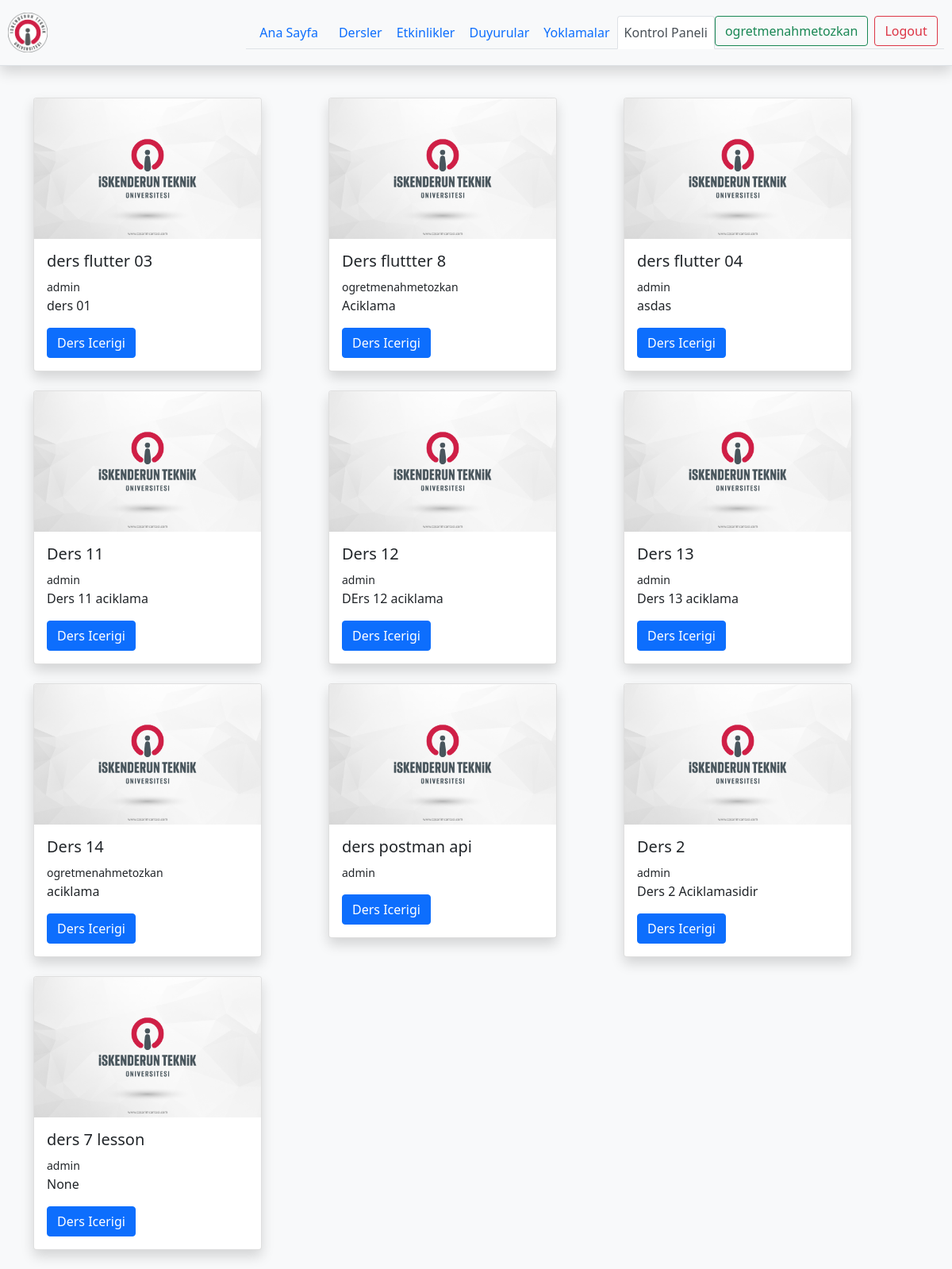
Before: /accounts/dashboard/ (signed in) with the older database file.
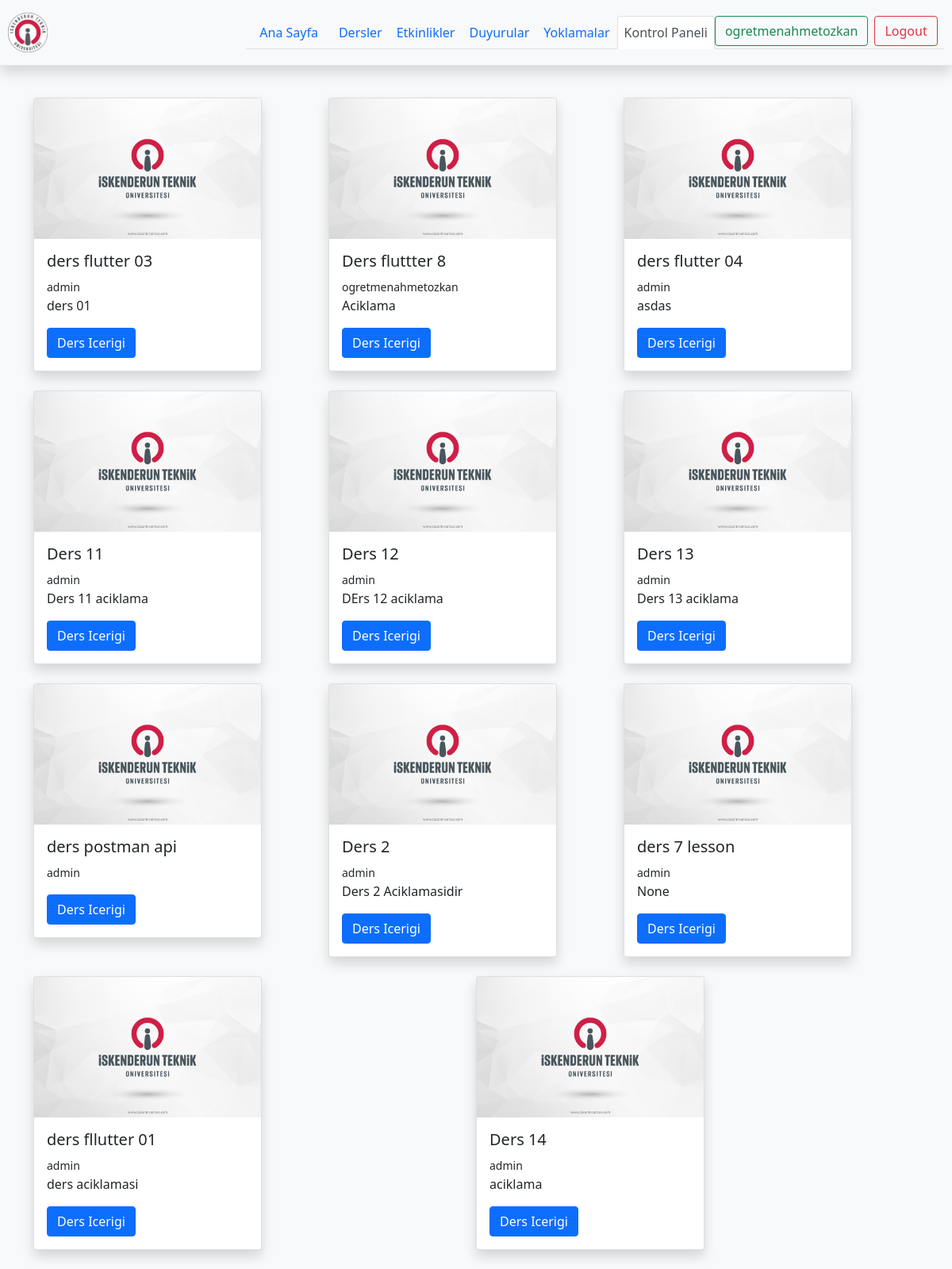
After: the same page with the newer database file.
### lessons/models.py (models this page shows, shortened)
class Lesson(models.Model):
    teacher = models.ForeignKey(User, null=True,on_delete=models.CASCADE)
    name = models.CharField(max_length=128,unique=True)
    image  = models.ImageField(upload_to="lessons/%Y/%m/%d/",default = "lessons/default_lesson_image.png")
    description = models.TextField(blank=True,null=True)
    students = models.ManyToManyField(User, blank=True,related_name='lesson_joined')
    date = models.DateTimeField(auto_now=True)
    avaliable = models.BooleanField(default =True)

### accounts/views.py (the view)
# urls.py: path("dashboard/",views.user_dashboard,name = 'dashboard'),
@login_required(login_url='login')
def user_dashboard(request):
    current_user =request.user
    lessons = current_user.lesson_joined.all()
    context = {
        'lessons':lessons
    }
    return render(request,'dashboard.html',context)

### templates/dashboard.html (shortened to what this page needs)
{% extends "base.html" %}
{% load static %}
{% block body %}
<div class="container">
    <div class="row">
    {% if lessons %}
      <div class="row align-items-start">
          {% for lesson  in lessons %}
          <div class="col-sm mb-4 ">
          <div  class="card shadow" style="width: 18rem;">
            <img class="card-img-top" src="{{lesson.image.url}}" alt="Card image cap">
            <div  class="card-body ">
              <h5 class="card-title">{{lesson.name}} </h5>
              <span><small>{{lesson.teacher}}</small></span>
              <p class="card-text">{{ lesson.description | truncatechars:25}}</p>
              <a href="{% url 'lesson_detail' lesson.id %}" class="btn btn-primary">Ders Icerigi</a>
            </div>
          </div>
        </div>
          {% endfor %}
      </div>
    </div>
    {% else %}
    <div class="alert alert-warning text-center">
      Herhangi kayitli bir ders bulunmuyor
     </div>
    {% endif %}
{% endblock body %}

### templates/base.html (shortened to what this page needs)
<!DOCTYPE html>
{% load static %}
<html lang="en">
<head>
<link href="https://cdn.jsdelivr.net/npm/bootstrap@5.1.3/dist/css/bootstrap.min.css" rel="stylesheet">
 <link href="https://stackpath.bootstrapcdn.com/font-awesome/4.7.0/css/font-awesome.min.css" rel="stylesheet">
<link rel="stylesheet" href="https://cdnjs.cloudflare.com/ajax/libs/tempusdominus-bootstrap-4/5.1.2/css/tempusdominus-bootstrap-4.min.css" />
</head>
<body class="bg-light">
          {% include "includes/navbar-base.html" %}
     <div style="margin-top :40px;" class="">
        {% block body %}
        {% endblock body %}
</div>
</body>
</html>

### templates/includes/navbar-base.html (shortened to what this page needs)
{% load static %}
    <header class="%100 % bg-light shadow d-flex flex-wrap align-items-center justify-content-center py-3 mb-4 border-bottom">
      <a href="{% url 'index'%}" class="d-flex align-items-center col-md-3 mb-2 mb-md-0 text-dark text-decoration-none">
        <img width="50" height="50"src={%  static 'images/iste_arma.png' %} alt="">
      </a>
      <ul class="nav nav-tabs col-12 col-md-auto mb-2 justify-content-center mb-md-0">
        <li class="nav-item  "><a href="{% url 'index' %}" class="nav-link   {% if '/' == request.path %}  active link-secondary   {% endif %}">Ana Sayfa</a></li>
        <li><a href="{% url 'lessons' %}" class="nav-link px-2 {% if 'lessons' in request.path %}  active link-secondary  {% endif %} ">Dersler</a></li>
        <li><a href="{% url 'events' %}" class="nav-link px-2 {% if 'events' in request.path %} active link-secondary   {% endif %}">Etkinlikler</a></li>
 {% if request.user.is_authenticated %}
 <li><a href="{% url 'announcements' %}" class="nav-link px-2 {% if 'announcements' in request.path %} active link-secondary   {% endif %}">Duyurular</a></li>
 <li><a href="{% url 'attendances' %}" class="nav-link px-2 {% if 'attendances' in request.path %} active link-secondary   {% endif %}">Yoklamalar</a></li>
      <li class="nav-item active">
   <a class="nav-link  px-2  {% if 'dashboard' in request.path %}  active link-secondary  {% endif %} " href="{% url 'dashboard' %}">Kontrol Paneli</a>
  </li>
  <li class="nav-item active">
       <a class="btn btn-outline-success me-2" href="">{{request.user.username}}</a>
</li>
       <li class="nav-item active ">
   <a href="{% url 'logout'%}" class="btn btn-outline-danger me-2">Logout</a>
</li>
{% endif %}
    </header>

Changed rows visible on the page:
now on this page (row unchanged): Lesson: image (placeholder picture), name "ders fllutter 01", teacher "admin", description "ders aciklamasi"
changed Lesson "Ders 14": teacher "ogretmenahmetozkan" → "admin"; moves down the list
